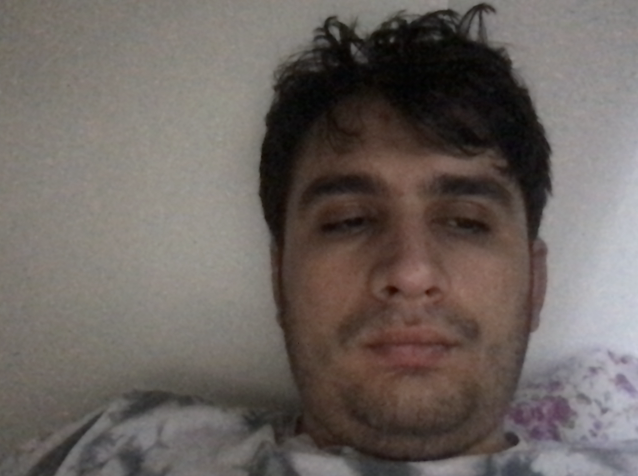
#> input picture tmp.png, 638 x 476 px
$ python test.py   (older library calls are emulated)
#> lines starting #> are read from the running program, lines starting #| are printed output that depends on the picture; after the words box and inside, x2 and y2 are one past the last pixel; in counts of white or black regions, pixels touching at a corner belong together
import cv2
import numpy as np

# Let's load a simple image with 3 black squares
image = cv2.imread('tmp.png')
#> image is the input picture: shape (476, 638, 3); mean B, G, R 95.7, 100.1, 107.9
#cv2.waitKey(0)

# Grayscale
gray = cv2.cvtColor(image, cv2.COLOR_BGR2GRAY)
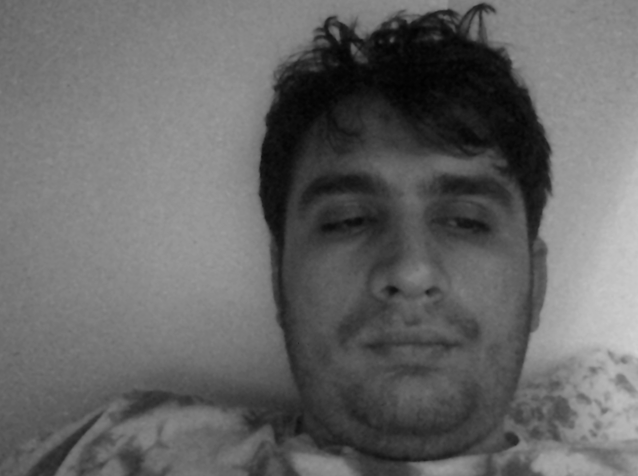
#> gray: shape (476, 638); min 2, max 208, mean 101.9

# Find Canny edges
edged = cv2.Canny(gray, 30, 200)
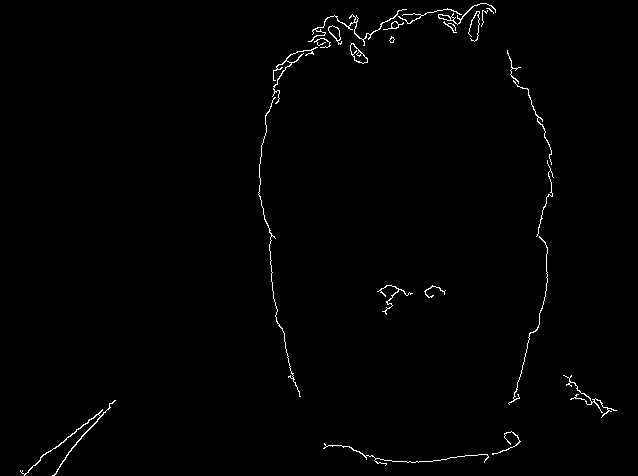
#> edged: shape (476, 638); 0.93% white in thin lines or dots
#cv2.waitKey(0)

# Finding Contours
# Use a copy of the image e.g. edged.copy()
# since findContours alters the image
_,contours, hierarchy = cv2.findContours(edged,
	cv2.RETR_EXTERNAL, cv2.CHAIN_APPROX_NONE)
#> contours = 24 contours, 11 with area under 20; largest, box (x1, y1, x2, y2) and area: (350, 43, 368, 64) 175, (328, 25, 342, 45) 112, (20, 400, 116, 476) 110, (438, 3, 496, 25) 86, (308, 9, 407, 46) 76
contur=[]
for i in contours:
    area = cv2.contourArea(i)
    if area> 50:
        a=[i[0],i[1]]
        contur.append(a)

    print(area)
#> this loop made 24 passes
#> (area, a) on passes 3, 12, 13, 16, 21, 24: (109.5, [[[114, 400]], [[113, 401]]]), (51.5, [[[315, 47]], [[314, 48]]]), (175, [[[351, 43]], [[351, 44]]]), (112.5, [[[332, 25]], [[331, 26]]]), (76.5, [[[402, 9]], [[401, 10]]]), (85.5, [[[480, 3]], [[479, 4]]])
#> area on passes 1, 4, 6, 7, 9, 10: 23, 42, 30, 23.5, 29.5, 26
#| 23.0
#| 19.0
#| 109.5
#| 42.0
#| 15.5
#| 30.0
#| 23.5
#| 8.0
#> (further printed lines are left out)
#> after the loop, contur = [[[[114, 400]], [[113, 401]]], [[[315, 47]], [[314, 48]]], [[[351, 43]], [[351, 44]]], [[[332, 25]], [[331, 26]]], [[[402, 9]], [[401, 10]]], [[[480, 3]], [[479, 4]]]]
contur = np.asarray(contur)
cv2.imshow('Canny Edges After Contouring', edged)
cv2.waitKey(0)

print("Number of Contours found = " + str(len(contur)))
#| Number of Contours found = 6

# Draw all contours
# -1 signifies drawing all contours
cv2.drawContours(image, contur, -1, (0, 255, 0), 3)
#> image: shape (476, 638, 3); 0.04% of pixels changed, all inside (x1, y1, x2, y2) = (111, 1, 483, 404)

cv2.imshow('Contours', image)
cv2.waitKey(0)
cv2.destroyAllWindows()
